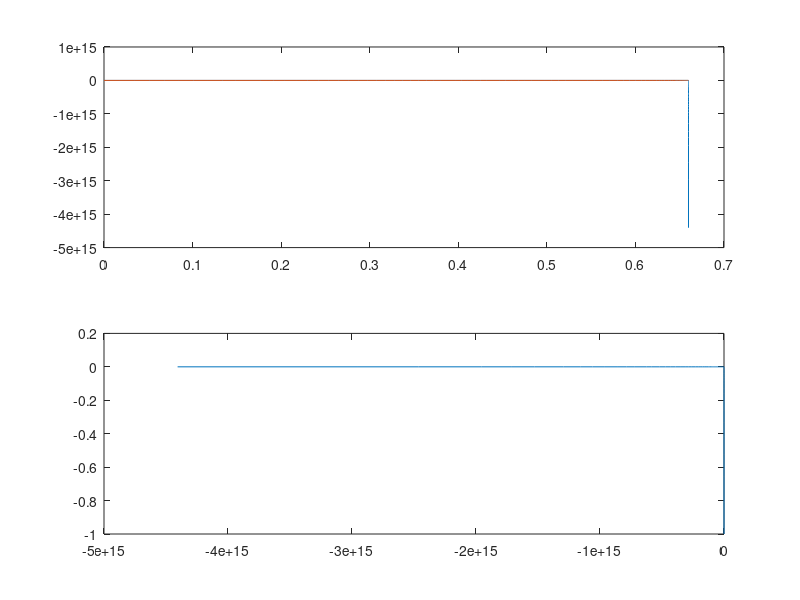

This figure's MATLAB source:
function [t, u] = RMF1
%Creates a row vector of length 2. These are the inital conditions

u0 = [-1; -1];
%Define the length of time (end points of your time)

tspan = [0;5];
%Use A Runge-Kutta Method to solve an ODE using a given time frame tspan
%and initial condition u0

[t,u] = ode45(@f, tspan, u0);

time = t(:, 1);
figure(1);
%Plots solutions of each u(1) and u(2)
plot(t, u(:, 1));
%Plots phase portrait
subplot(2, 1, 1), plot(t,u(:,1), t,u(:,2));
subplot(2, 1, 2), plot(u(:,1), u(:,2));
figure(2)

end

function dudt =f(t,u);

%dudt=zeros(1, 1);
%Creates a null column vector of length 2 
dudt=zeros(2, 1);
%Define the system

a=.5

beta=8;

dudt(1)= u(1)*(1-u(1)-u(2));
dudt(2)= beta*(u(1)-a)*u(2);

end
